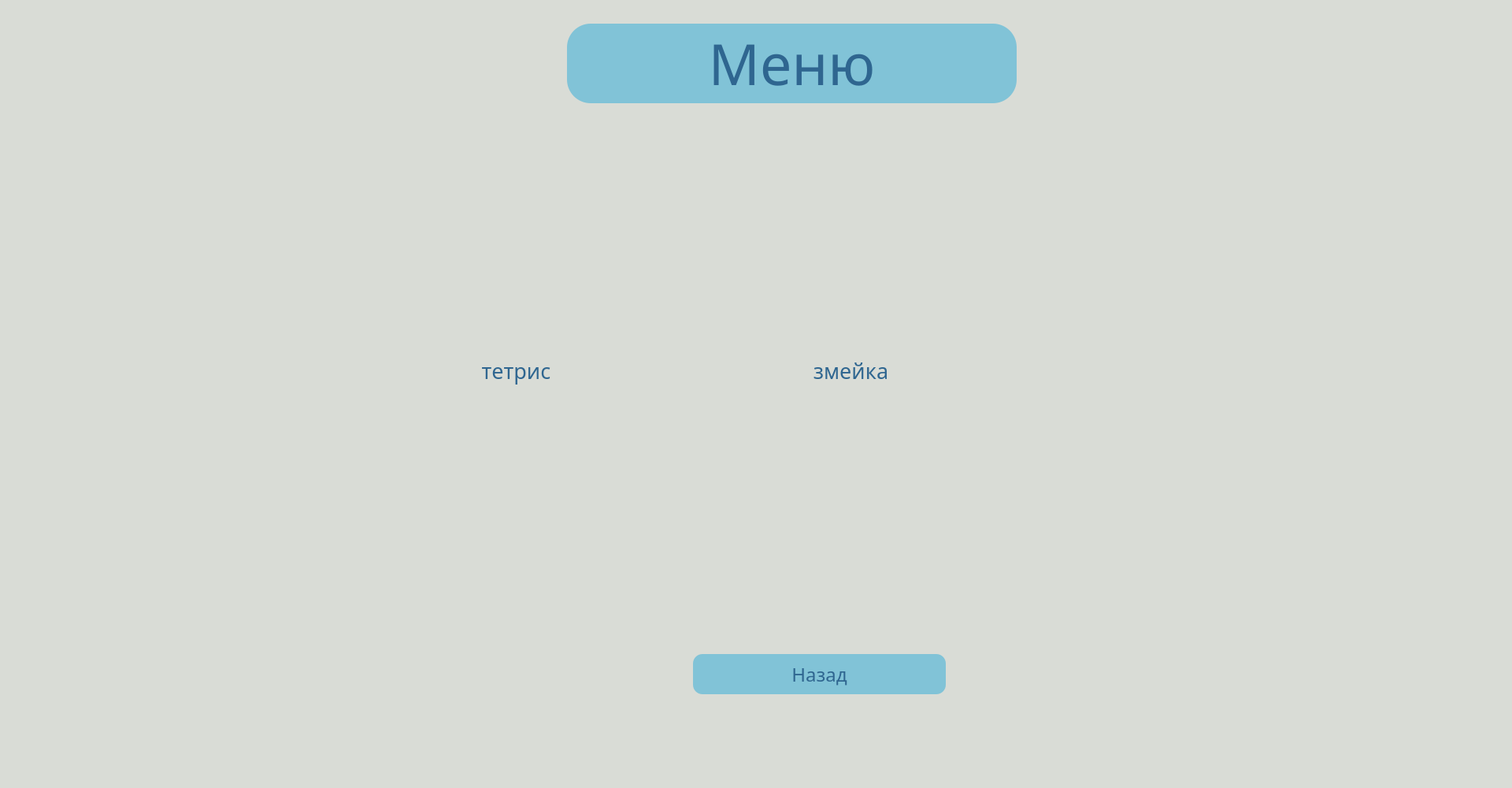
<?xml version="1.0" encoding="UTF-8"?>
<ui version="4.0">
 <class>Form</class>
 <widget class="QWidget" name="Form">
  <property name="geometry">
   <rect>
    <x>0</x>
    <y>0</y>
    <width>1920</width>
    <height>1000</height>
   </rect>
  </property>
  <property name="sizePolicy">
   <sizepolicy hsizetype="Fixed" vsizetype="Fixed">
    <horstretch>0</horstretch>
    <verstretch>0</verstretch>
   </sizepolicy>
  </property>
  <property name="font">
   <font>
    <family>Times New Roman</family>
    <pointsize>44</pointsize>
    <weight>50</weight>
    <bold>false</bold>
   </font>
  </property>
  <property name="windowTitle">
   <string>PyMiniGames</string>
  </property>
  <property name="styleSheet">
   <string notr="true">background-color:rgb(217, 220, 214)</string>
  </property>
  <widget class="QLabel" name="label">
   <property name="geometry">
    <rect>
     <x>720</x>
     <y>30</y>
     <width>571</width>
     <height>101</height>
    </rect>
   </property>
   <property name="font">
    <font>
     <family>Century Gothic</family>
     <pointsize>54</pointsize>
     <weight>50</weight>
     <bold>false</bold>
    </font>
   </property>
   <property name="styleSheet">
    <string notr="true">background-color:rgb(129, 195, 215);
color: rgb(47, 102, 144);
border-radius:30px
</string>
   </property>
   <property name="frameShape">
    <enum>QFrame::NoFrame</enum>
   </property>
   <property name="frameShadow">
    <enum>QFrame::Plain</enum>
   </property>
   <property name="lineWidth">
    <number>7</number>
   </property>
   <property name="midLineWidth">
    <number>6</number>
   </property>
   <property name="text">
    <string>Меню</string>
   </property>
   <property name="textFormat">
    <enum>Qt::AutoText</enum>
   </property>
   <property name="alignment">
    <set>Qt::AlignCenter</set>
   </property>
  </widget>
  <widget class="QPushButton" name="pushButton">
   <property name="geometry">
    <rect>
     <x>550</x>
     <y>450</y>
     <width>211</width>
     <height>41</height>
    </rect>
   </property>
   <property name="font">
    <font>
     <family>Century Gothic</family>
     <pointsize>20</pointsize>
    </font>
   </property>
   <property name="styleSheet">
    <string notr="true">background-color:rgb(217, 220, 214);
color: rgb(47, 102, 144);
border-radius: 50px</string>
   </property>
   <property name="text">
    <string>тетрис</string>
   </property>
  </widget>
  <widget class="QPushButton" name="pushButton_2">
   <property name="geometry">
    <rect>
     <x>1020</x>
     <y>450</y>
     <width>121</width>
     <height>41</height>
    </rect>
   </property>
   <property name="font">
    <font>
     <family>Century Gothic</family>
     <pointsize>20</pointsize>
    </font>
   </property>
   <property name="styleSheet">
    <string notr="true">background-color:rgb(217, 220, 214);
color: rgb(47, 102, 144);
border-radius: 50px</string>
   </property>
   <property name="text">
    <string>змейка</string>
   </property>
  </widget>
  <widget class="QLabel" name="label_2">
   <property name="geometry">
    <rect>
     <x>570</x>
     <y>210</y>
     <width>211</width>
     <height>221</height>
    </rect>
   </property>
   <property name="text">
    <string/>
   </property>
   <property name="pixmap">
    <pixmap>C:/Users/Varya/Pictures/pixil-frame-0 (2).png</pixmap>
   </property>
  </widget>
  <widget class="QLabel" name="label_3">
   <property name="geometry">
    <rect>
     <x>1000</x>
     <y>220</y>
     <width>211</width>
     <height>201</height>
    </rect>
   </property>
   <property name="text">
    <string/>
   </property>
   <property name="pixmap">
    <pixmap>C:/Users/Varya/Pictures/pixil-frame-0 (3).png</pixmap>
   </property>
  </widget>
  <widget class="QPushButton" name="pushButton_3">
   <property name="geometry">
    <rect>
     <x>880</x>
     <y>830</y>
     <width>321</width>
     <height>51</height>
    </rect>
   </property>
   <property name="font">
    <font>
     <family>Century Gothic</family>
     <pointsize>18</pointsize>
    </font>
   </property>
   <property name="styleSheet">
    <string notr="true">background-color:rgb(129, 195, 215);
color: rgb(47, 102, 144);
border-radius:12px</string>
   </property>
   <property name="text">
    <string>Назад</string>
   </property>
  </widget>
 </widget>
 <resources>
  <include location="C:/Users/Varya/Downloads/logo.qrc"/>
 </resources>
 <connections/>
</ui>
